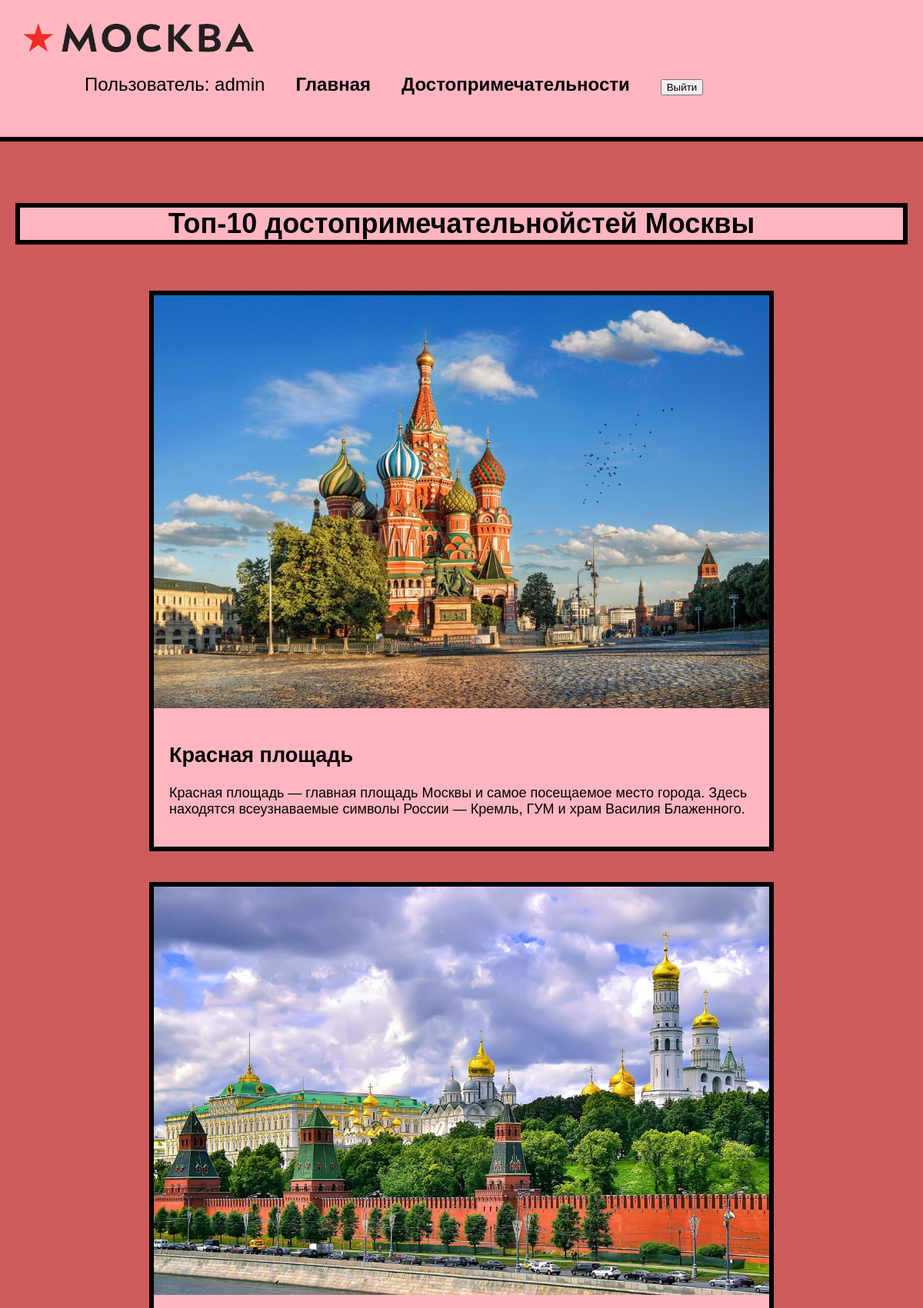
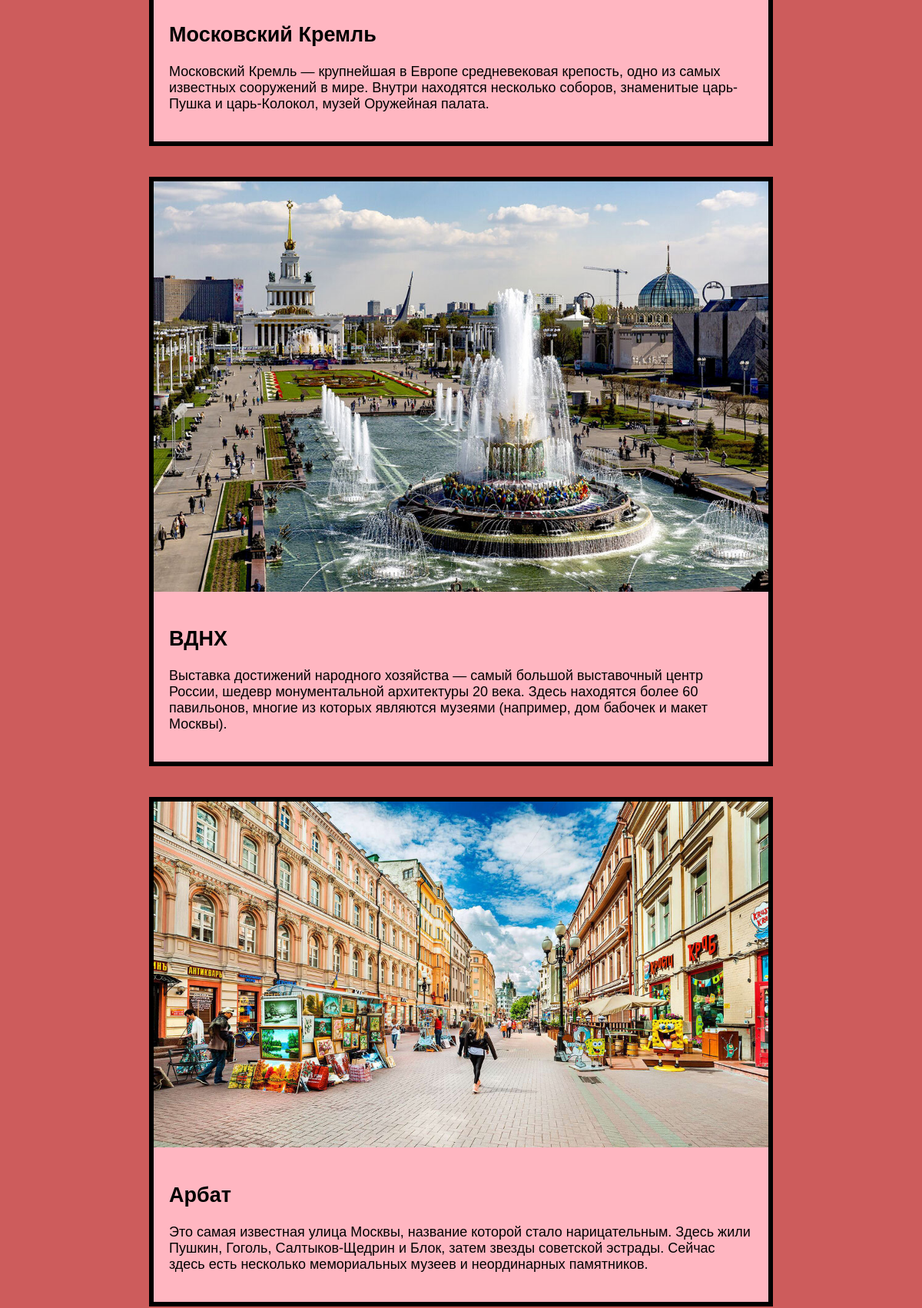
Page /sights/ (signed in, upper part) on the committed database (2 pictures, top to bottom).
### cities/models.py (models this page shows, shortened)
class Sights(models.Model):
    title = models.CharField(max_length=100)
    text = models.CharField(max_length=1000)
    image = models.ImageField(upload_to='cities/images')

### cities/views.py (the view)
# urls.py: path('sights/', views.sights, name="sights"),
@login_required
def sights(request):
    sight = Sights.objects.all()
    return render(request, 'cities/sights.html', {'sight': sight})

### cities/templates/cities/sights.html
{% extends 'cities/base.html' %}
{% load static%}
{% block content %}
<h1>Топ-10 достопримечательнойстей Москвы</h1>
<div class="block">
    {% for sights in sight %}
    <div class="element">
        <div>
            <img src="{{ sights.image.url }}" alt="">
        </div>
        <div class="text">
            <h2><a href="{% url 'description' sights.id %}">{{ sights.title }}</a></h2>
            <p>{{ sights.text }}</p>
        </div>
    </div>
    {% endfor %}
</div>
{% endblock %}

### cities/templates/cities/base.html (shortened to what this page needs)
<!DOCTYPE html>
{% load static %}
<html lang="en">
<head>
    <link rel="stylesheet" href="{% static 'css/style.css' %}">
</head>
<body>
<div class="menu">
    <div class="wrap">
        <div class="logo">
            <img class="img1" src=" {% static 'cities/logo.png'%}" alt="">
        </div>
        <ul>
            {% if user.is_authenticated %}
            <li class="logo">Пользователь: {{ user.username }}</li>
            <li><a href="{% url 'cities' %}">Главная</a></li>
            <li><a href="{% url 'sights' %}">Достопримечательности</a></li>
            <li>
                <form action="{% url 'logoutuser' %}" method="post">
                    <button class="btn">Выйти</button>
                </form>
            </li>
            {% else %}
            <li><a href="{% url 'signupuser' %}">Регистрация</a></li>
            <li><a href="{% url 'loginuser' %}">Войти</a></li>
            {% endif %}
        </ul>
    </div>
</div>
    <div class="content">
        <div class="wrap">
            {% block content %}
            {% endblock %}
        </div>
    </div>
</body>
</html>

### cities/static/css/style.css (style rules this page uses)
body { background: indianred; font-family: 'Franklin Gothic Medium', 'Arial Narrow', Arial, sans-serif; margin: 0; padding: 0; }
.wrap { max-width: 1200px; margin: 0 auto; padding: 20px; box-sizing: border-box; }
.block { display: flex; flex-wrap: wrap; justify-content: space-evenly; margin-bottom: 60px; }
.element { background: lightpink; border: 6px solid black; margin: 20px 0; max-width: 800px; }
.text { width: 800px; padding: 20px; box-sizing: border-box; font-size: large; }
.block img { max-width: 800px; }
.content h1 { text-align: center; margin: 60px 0 40px; font-size: 36px; background: lightpink; border: 6px solid black; }
.menu { background: lightpink; padding: 10px; border-bottom: 6px solid black; }
.menu a { color: black; font-weight: bold; text-decoration: none; }
.menu ul { display: flex; list-style: none; font-size: 24px; }
.menu li { margin-left: 40px; }
.img1 { max-width: 300px; }
.menu .wrap { display: flex; flex-wrap: wrap; justify-content: space-between; align-items: center; }
.text a { color: black; font-weight: bold; text-decoration: none; }

### rows in the picture
Sights: image (picture), title "Красная площадь", text "Красная площадь — главная площадь Москвы и самое посещаемое место города. Здесь находятся всеузнаваемые символы России — Кремль, ГУМ и храм Василия Блаженного."
Sights: image (picture), title "Московский Кремль", text "Московский Кремль — крупнейшая в Европе средневековая крепость, одно из самых известных сооружений в мире. Внутри находятся несколько соборов, знаменитые царь-Пушка и царь-Колокол, музей Оружейная палата."
Sights: image (picture), title "ВДНХ", text "Выставка достижений народного хозяйства — самый большой выставочный центр России, шедевр монументальной архитектуры 20 века. Здесь находятся более 60 павильонов, многие из которых являются музеями (например, дом бабочек и макет Москвы)."
Sights: image (picture), title "Арбат", text "Это самая известная улица Москвы, название которой стало нарицательным. Здесь жили Пушкин, Гоголь, Салтыков-Щедрин и Блок, затем звезды советской эстрады. Сейчас здесь есть несколько мемориальных музеев и неординарных памятников."

### other values in the picture
{{ user.username }} "admin"
